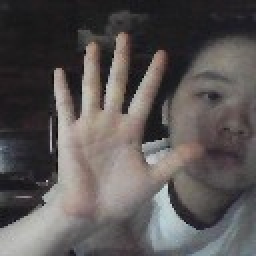
#> input picture data/calibration_review/2026-11-19/PINCH_THUMB/08e71fecbfe33001f8bdcdaa9a44253561090efd94a110a039c0b23464802f16.png, 128 x 128 px (shown 2 times larger)
$ python -i image_learning.py   (imports and definitions only)
#> lines starting #> are read from the running program, lines starting #| are printed output that depends on the picture
#> further down, picture is the input picture: shape (128, 128, 3); mean B, G, R 84.9, 85.7, 90.2
"""Supervised pose classification from image pixels (HOG), not landmarks."""
from __future__ import annotations

import base64
import hashlib
import json
import re
import time
from pathlib import Path

import cv2
import joblib
import numpy as np

from config import ROOT_DIR, POSE_LABELS

IMAGE_ROOT = ROOT_DIR / "data" / "images" / "morse"
IMAGE_MODEL = ROOT_DIR / "models" / "image_pose_model.joblib"
IMAGE_REPORT = ROOT_DIR / "reports" / "image_learning"
LABELS = tuple(POSE_LABELS)
FEATURE_VERSION = "gray64-hog16-8-8-9-v1"


# [22 lines left out: function decode_image, not called in this run]


def image_features(image):
    """Identical preprocessing for collection, training and live inference."""
    if image is None or image.ndim != 3 or image.shape[2] != 3:
        raise ValueError("Cần ảnh màu BGR")
    gray = cv2.cvtColor(cv2.resize(image, (64, 64)), cv2.COLOR_BGR2GRAY)
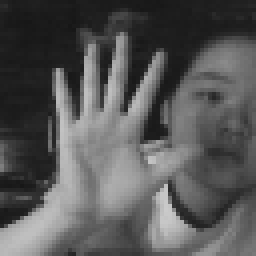
#> gray: shape (64, 64) (shown 4 times larger); min 23, max 202, mean 87.1
    gray = cv2.createCLAHE(2., (8, 8)).apply(gray)
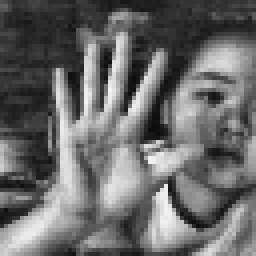
#> gray: shape (64, 64) (shown 4 times larger); min 12, max 244, mean 106
    hog = cv2.HOGDescriptor((64, 64), (16, 16), (8, 8), (8, 8), 9)
    return hog.compute(gray).reshape(-1).astype(np.float32)


# [209 lines left out: functions safe_name, training_variants, save_sample, dataset_status, train_image_model, not called in this run]


class ImagePoseClassifier:
    # [17 lines left out: functions __init__, reload, not called in this run]

    def status(self):
        return {"trained": self.artifact is not None, "error": self.error,
                "report": self.artifact["report"] if self.artifact else None}

    # [16 lines left out: function predict, not called in this run]

>>> import cv2
>>> picture = cv2.imread('../data/calibration_review/2026-11-19/PINCH_THUMB/08e71fecbfe33001f8bdcdaa9a44253561090efd94a110a039c0b23464802f16.png')
>>> result = image_features(picture)
#> result = 1764 values, max 0.357 at index 1288, min 0 at index 851, mean 0.136

$ run again, on data/calibration_review/2026-11-19_shape_audit/3cf73fb0c5cdaef77be3663f72b6c6e9b137ba93d2d95ccf6d64c625e4a83c2a.png
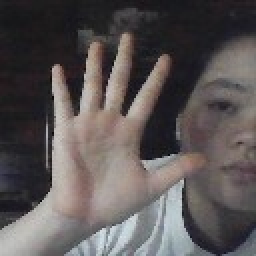
#> input picture data/calibration_review/2026-11-19_shape_audit/3cf73fb0c5cdaef77be3663f72b6c6e9b137ba93d2d95ccf6d64c625e4a83c2a.png, 128 x 128 px (shown 2 times larger)
#> picture is the input picture: shape (128, 128, 3); mean B, G, R 85.8, 85.8, 91.4
#> in image_features, `gray = cv2.cvtColor(cv2.resize(image, (64, 64)), cv2.COLOR_BGR2GRAY)`:
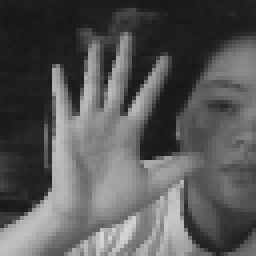
#> gray: shape (64, 64) (shown 4 times larger); min 22, max 213, mean 87.6
#> in image_features, `gray = cv2.createCLAHE(2., (8, 8)).apply(gray)`:
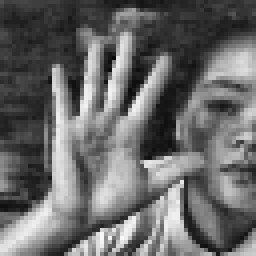
#> gray: shape (64, 64) (shown 4 times larger); min 10, max 247, mean 105.2
#> result = 1764 values, max 0.362 at index 1081, min 0.000249 at index 804, mean 0.135
